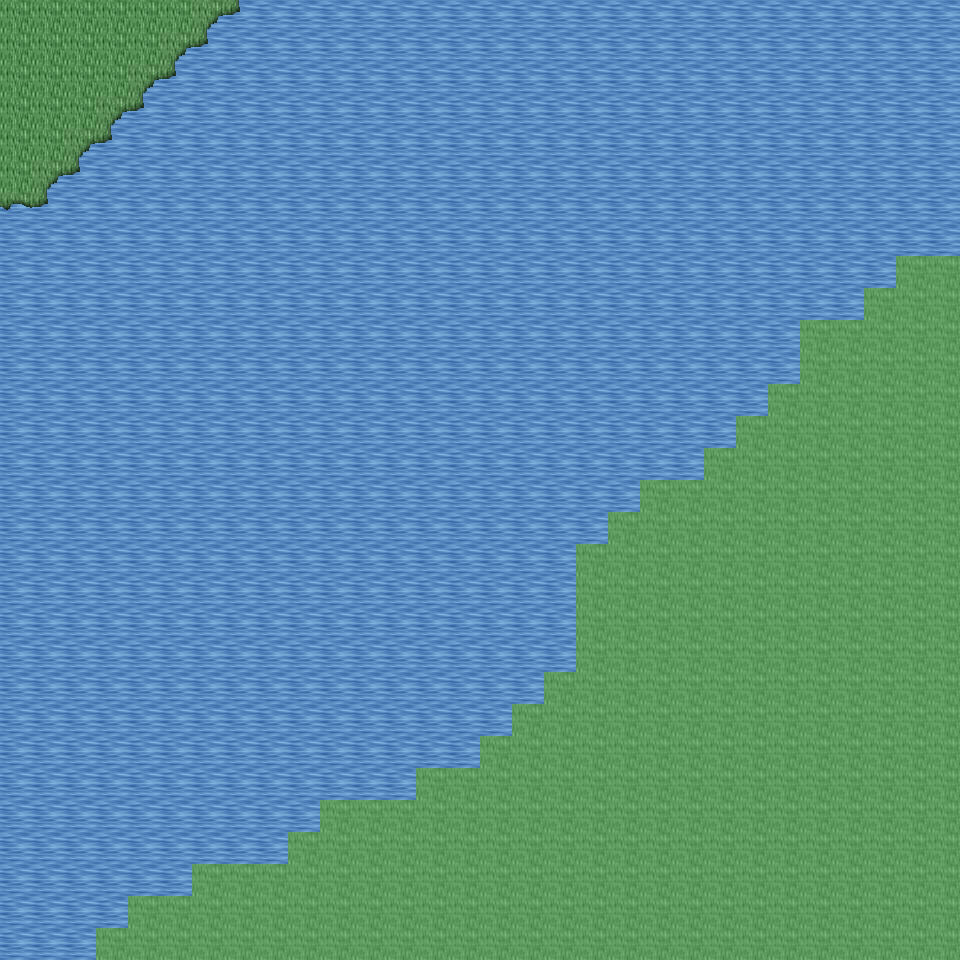

Rendered tile map (Tiled .tmx) drawn with the repository's tilesets; below, a short description and the map source with its tile grids summarised:
An orthogonal 30x30 tile map with 32x32 px tiles, 6 tile layers (Ground, Object, Object2, Above, ...), 12 tilesets and 4 objects (4x mapExit).

<map version="1.0" orientation="orthogonal" renderorder="right-down" width="30" height="30" tilewidth="32" tileheight="32" nextobjectid="5">
  <tileset firstgid="1" name="tileset_ground_ground" tilewidth="32" tileheight="32" tilecount="33" columns="3">
    <image source="../drawable/tileset_ground_ground.png" width="96" height="352" />
  </tileset>
  <tileset firstgid="34" name="tileset_ground_water_pool" tilewidth="32" tileheight="32" tilecount="72" columns="3">
    <image source="../drawable/tileset_ground_water_pool.png" width="96" height="768" />
  </tileset>
  <tileset firstgid="106" name="tileset_ground_grass_edges" tilewidth="32" tileheight="32" tilecount="36" columns="12">
    <image source="../drawable/tileset_ground_grass_edges.png" width="384" height="96" />
  </tileset>
  <tileset firstgid="142" name="tileset_ground_grass_corners" tilewidth="32" tileheight="32" tilecount="24" columns="6">
    <image source="../drawable/tileset_ground_grass_corners.png" width="192" height="128" />
  </tileset>
  <tileset firstgid="166" name="tileset_building_wall_wood" tilewidth="32" tileheight="32" tilecount="16" columns="4">
    <image source="../drawable/tileset_building_wall_wood.png" width="128" height="128" />
  </tileset>
  <tileset firstgid="182" name="tileset_plant_grasses" tilewidth="32" tileheight="32" tilecount="6" columns="3">
    <image source="../drawable/tileset_plant_grasses.png" width="96" height="64" />
  </tileset>
  <tileset firstgid="188" name="tileset_plant_flower_daisy_yellow" tilewidth="32" tileheight="32" tilecount="8" columns="2">
    <image source="../drawable/tileset_plant_flower_daisy_yellow.png" width="64" height="128" />
  </tileset>
  <tileset firstgid="196" name="tileset_plant_flower_daisy_blue" tilewidth="32" tileheight="32" tilecount="8" columns="2">
    <image source="../drawable/tileset_plant_flower_daisy_blue.png" width="64" height="128" />
  </tileset>
  <tileset firstgid="204" name="tileset_building_door_door_w" tilewidth="32" tileheight="32" tilecount="6" columns="2">
    <image source="../drawable/tileset_building_door_door_w.png" width="64" height="96" />
  </tileset>
  <tileset firstgid="210" name="tileset_building_door_door_e" tilewidth="32" tileheight="32" tilecount="6" columns="2">
    <image source="../drawable/tileset_building_door_door_e.png" width="64" height="96" />
  </tileset>
  <tileset firstgid="216" name="tileset_logic_creature_animal" tilewidth="32" tileheight="32" tilecount="32" columns="8">
    <image source="../drawable/tileset_logic_creature_animal.png" width="256" height="128" />
  </tileset>
  <tileset firstgid="248" name="tileset_logic_collision" tilewidth="32" tileheight="32" tilecount="1" columns="1">
    <image source="../drawable/tileset_logic_collision.png" width="32" height="32" />
  </tileset>
  <layer name="Ground" width="30" height="30">
    <data>[900 cells, 900 non-empty, 3 distinct tile ids]</data>
  </layer>
  <layer name="Object" width="30" height="30">
    <data>[900 cells, 45 non-empty, 6 distinct tile ids]</data>
  </layer>
  <layer name="Object2" width="30" height="30">
    <data>[900 cells, 0 non-empty, 0 distinct tile ids]</data>
  </layer>
  <layer name="Above" width="30" height="30">
    <data>[900 cells, 0 non-empty, 0 distinct tile ids]</data>
  </layer>
  <layer name="Above2" width="30" height="30">
    <data>[900 cells, 0 non-empty, 0 distinct tile ids]</data>
  </layer>
  <layer name="Walkable" width="30" height="30">
    <data>[900 cells, 282 non-empty, 1 distinct tile ids]</data>
  </layer>
  <objectgroup name="MapEvents">
    <object id="1" name="north" type="mapExit" x="0" y="0" width="960" height="32">
      <properties>
        <property name="map" value="level_0_x190_y93" />
        <property name="x" value="0" />
        <property name="y" value="28" />
      </properties>
    </object>
    <object id="2" name="south" type="mapExit" x="0" y="928" width="96" height="32">
      <properties>
        <property name="map" value="level_0_x190_y95" />
        <property name="x" value="0" />
        <property name="y" value="1" />
      </properties>
    </object>
    <object id="3" name="west" type="mapExit" x="0" y="0" width="32" height="960">
      <properties>
        <property name="map" value="level_0_x189_y94" />
        <property name="x" value="28" />
        <property name="y" value="0" />
      </properties>
    </object>
    <object id="4" name="east" type="mapExit" x="928" y="0" width="32" height="256">
      <properties>
        <property name="map" value="level_0_x191_y94" />
        <property name="x" value="1" />
        <property name="y" value="0" />
      </properties>
    </object>
  </objectgroup>
</map>
